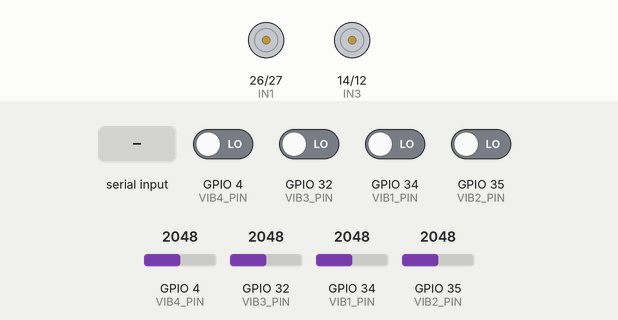
Recording of a sketch running on a simulated ESP32. On the bench: motor-driver pin pairs drawn as motors (green arrow = first pin HIGH = forward, orange = second pin HIGH = backward, longer = more drive, scaled by the enable pin). The test bench sets the inputs (shaded band); at power-on: GPIO 4 (VIB4_PIN), GPIO 32 (VIB3_PIN), GPIO 34 (VIB1_PIN), GPIO 35 (VIB2_PIN) LOW, GPIO 4 (VIB4_PIN) = 2048, GPIO 32 (VIB3_PIN) = 2048, GPIO 34 (VIB1_PIN) = 2048, GPIO 35 (VIB2_PIN) = 2048. WiFi joins after 1.5 s; servers stay silent unless stated; uploads are accepted with an empty reply; nothing arrives over Bluetooth unless stated; what the sketch prints to the serial monitor is not drawn.

Above: at 2.7 s.
2.8 s: "F" received over the second serial link
At 3.3 s:
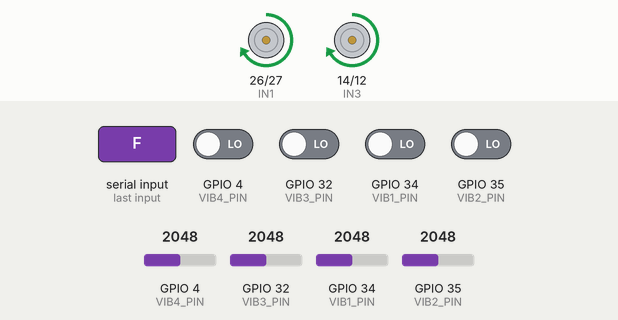
4.3 s: "B" received over the second serial link
At 5.5 s:
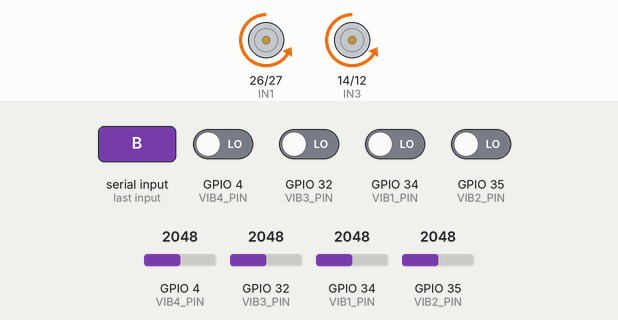
5.8 s: "L" received over the second serial link
At 6.8 s:
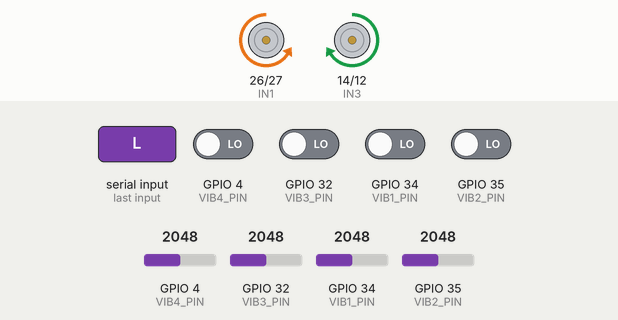
7.3 s: "R" received over the second serial link
At 7.9 s:
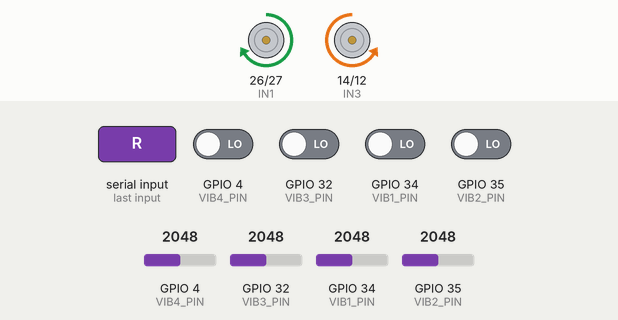
8.8 s: "f" received over the second serial link
At 9.1 s:
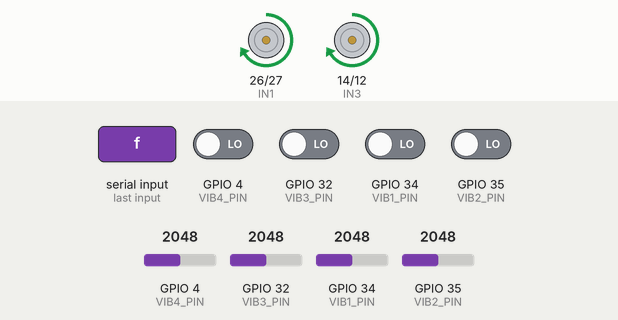
10.3 s: "b" received over the second serial link
At 11.4 s:
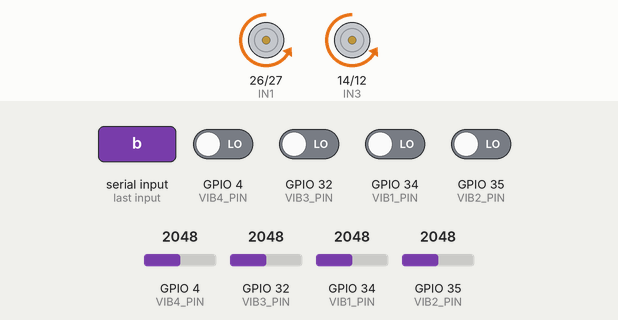
Timing chart, 0 to 12.8 s (numbered marks = the images above; inputs shaded):
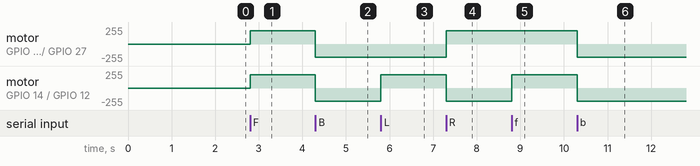

The sketch:

strive_ev_esp32.ino
```cpp
/*
 ╔══════════════════════════════════════════════════════════════════╗
 ║        STRIVE-EV  ·  ESP32 Firmware  v2.0                       ║
 ║  Bluetooth Motor Control  +  Vibration SHM  +  MongoDB Upload   ║
 ╠══════════════════════════════════════════════════════════════════╣
 ║  MOTOR DRIVER — L298N                                            ║
 ║    IN1 → GPIO26 (Left  FWD)    IN2 → GPIO27 (Left  BWD)         ║
 ║    IN3 → GPIO14 (Right FWD)    IN4 → GPIO12 (Right BWD)         ║
 ║    ENA → GPIO25 (Left  PWM)    ENB → GPIO33 (Right PWM)         ║
 ║    GND → GND        12V → Battery +                             ║
 ║    OUT1/OUT2 → Left motors     OUT3/OUT4 → Right motors          ║
 ╠══════════════════════════════════════════════════════════════════╣
 ║  VIBRATION SENSORS (digital vibration modules)                   ║
 ║    VIB1 → GPIO34   (Front-Left  / Motor mount)                   ║
 ║    VIB2 → GPIO35   (Front-Right / Wheel hub)                     ║
 ║    VIB3 → GPIO32   (Rear-Left  / Suspension)                     ║
 ║    VIB4 → GPIO4    (Rear-Right / Battery tray)                   ║
 ║    VCC → 3.3V      GND → GND                                    ║
 ╠══════════════════════════════════════════════════════════════════╣
 ║  BLUETOOTH COMMANDS (send via Serial BT app)                     ║
 ║    F → Forward    B → Backward    L → Left                       ║
 ║    R → Right      S → Stop        + → Speed up   - → Speed down  ║
 ╚══════════════════════════════════════════════════════════════════╝

  Libraries needed (install via Arduino Library Manager):
    - ArduinoJson  (Benoit Blanchon)   >= 6.x
    - BluetoothSerial  (ESP32 built-in)
    - WiFi            (ESP32 built-in)
    - HTTPClient      (ESP32 built-in)
*/

#include <WiFi.h>
#include <HTTPClient.h>
#include <BluetoothSerial.h>
#include <ArduinoJson.h>

// ── WiFi credentials ──────────────────────────────────────────────
const char* WIFI_SSID     = "ZORO";
const char* WIFI_PASSWORD = "zoro1111";

// ── Server endpoint (your Render backend URL) ─────────────────────
// Change this to your deployed Render URL when live:
const char* SERVER_URL = "https://strive-ev-backend.onrender.com/api/car1/data";
// For local testing use: "http://192.168.x.x:5000/api/car1/data"

// ── Bluetooth ─────────────────────────────────────────────────────
BluetoothSerial SerialBT;

// ── Motor Pins (L298N) ────────────────────────────────────────────
#define IN1   26   // Left  motor forward
#define IN2   27   // Left  motor backward
#define IN3   14   // Right motor forward
#define IN4   12   // Right motor backward
#define ENA   25   // Left  motor speed PWM
#define ENB   33   // Right motor speed PWM

// PWM config for LEDC (ESP32 Arduino core v3.x — no channel numbers needed)
#define PWM_FREQ     1000
#define PWM_RES      8

// ── Vibration Sensor Pins ─────────────────────────────────────────
#define VIB1_PIN  34   // Front-Left  (motor mount)
#define VIB2_PIN  35   // Front-Right (wheel hub)
#define VIB3_PIN  32   // Rear-Left   (suspension)
#define VIB4_PIN   4   // Rear-Right  (battery tray)

// ── Timing ────────────────────────────────────────────────────────
#define SEND_INTERVAL_MS   1000   // send to server every 1 second
#define VIB_SAMPLES        20     // samples averaged per reading

// ── Battery model (software — replace with INA219 for hardware) ───
float  battVoltage   = 12.1f;
const float BATT_MAX = 12.1f;
const float BATT_MIN = 11.8f;
// Degradation: 0.1 V over 10 min = 600 ticks at 1 Hz
const float BATT_DEGRADE_RATE = 0.1f / 600.0f;

int  motorSpeed = 200;   // 0-255
bool wifiOK     = false;
unsigned long lastSend = 0;

// ═══════════════════════════════════════════════════════════════════
//  MOTOR CONTROL
// ═══════════════════════════════════════════════════════════════════
void stopMotors() {
  digitalWrite(IN1, LOW); digitalWrite(IN2, LOW);
  digitalWrite(IN3, LOW); digitalWrite(IN4, LOW);
  ledcWrite(ENA, 0);
  ledcWrite(ENB, 0);
}

void moveForward() {
  digitalWrite(IN1, HIGH); digitalWrite(IN2, LOW);
  digitalWrite(IN3, HIGH); digitalWrite(IN4, LOW);
  ledcWrite(ENA, motorSpeed);
  ledcWrite(ENB, motorSpeed);
}

void moveBackward() {
  digitalWrite(IN1, LOW); digitalWrite(IN2, HIGH);
  digitalWrite(IN3, LOW); digitalWrite(IN4, HIGH);
  ledcWrite(ENA, motorSpeed);
  ledcWrite(ENB, motorSpeed);
}

void turnLeft() {
  // Pivot left: left motors backward, right forward
  digitalWrite(IN1, LOW);  digitalWrite(IN2, HIGH);
  digitalWrite(IN3, HIGH); digitalWrite(IN4, LOW);
  ledcWrite(ENA, motorSpeed);
  ledcWrite(ENB, motorSpeed);
}

void turnRight() {
  // Pivot right: left motors forward, right backward
  digitalWrite(IN1, HIGH); digitalWrite(IN2, LOW);
  digitalWrite(IN3, LOW);  digitalWrite(IN4, HIGH);
  ledcWrite(ENA, motorSpeed);
  ledcWrite(ENB, motorSpeed);
}

void handleBTCommand(char cmd) {
  switch (cmd) {
    case 'F': case 'f':
      moveForward();
      SerialBT.println("CMD:FWD  SPD:" + String(motorSpeed));
      Serial.println(">> FORWARD");
      break;
    case 'B': case 'b':
      moveBackward();
      SerialBT.println("CMD:BWD  SPD:" + String(motorSpeed));
      Serial.println(">> BACKWARD");
      break;
    case 'L': case 'l':
      turnLeft();
      SerialBT.println("CMD:LEFT SPD:" + String(motorSpeed));
      Serial.println(">> LEFT");
      break;
    case 'R': case 'r':
      turnRight();
      SerialBT.println("CMD:RIGHT SPD:" + String(motorSpeed));
      Serial.println(">> RIGHT");
      break;
    case 'S': case 's':
      stopMotors();
      SerialBT.println("CMD:STOP");
      Serial.println(">> STOP");
      break;
    case '+':
      motorSpeed = min(255, motorSpeed + 20);
      SerialBT.println("SPD++ = " + String(motorSpeed));
      break;
    case '-':
      motorSpeed = max(50, motorSpeed - 20);
      SerialBT.println("SPD-- = " + String(motorSpeed));
      break;
    default:
      break;
  }
}

// ═══════════════════════════════════════════════════════════════════
//  VIBRATION READING
//  Digital vibration modules output HIGH on vibration event.
//  We count pulses over VIB_SAMPLES reads and scale to g.
// ═══════════════════════════════════════════════════════════════════
float readVibration(int pin) {
  int count = 0;
  for (int i = 0; i < VIB_SAMPLES; i++) {
    if (digitalRead(pin) == HIGH) count++;
    delayMicroseconds(500);  // 500µs between samples → 10ms window
  }
  // Scale: 0 pulses = 0g, VIB_SAMPLES pulses = 8g (max)
  float g = (count / (float)VIB_SAMPLES) * 8.0f;
  // Add small base noise floor so graph is never dead-zero
  g += 0.05f * (analogRead(pin) % 10) / 10.0f;
  return g;
}

// ═══════════════════════════════════════════════════════════════════
//  PIEZO ENERGY FORMULA
//  Based on: E = 0.5 * d33^2 * F^2 / Cp
//  Simplified: E_mJ ≈ K * sqrt(v1^2 + v2^2 + v3^2 + v4^2)
//  where K = 0.18 is a calibration constant for PZT-5H plates
// ═══════════════════════════════════════════════════════════════════
float computePiezoEnergy(float v1, float v2, float v3, float v4) {
  float sumSq = v1*v1 + v2*v2 + v3*v3 + v4*v4;
  return 0.18f * sqrtf(sumSq);   // result in mJ
}

// ═══════════════════════════════════════════════════════════════════
//  SETUP
// ═══════════════════════════════════════════════════════════════════
void setup() {
  Serial.begin(115200);
  Serial.println("\n╔═══════════════════════════╗");
  Serial.println("║  STRIVE-EV                ║");
  Serial.println("╚═══════════════════════════╝");

  // ── Motor pins ──
  pinMode(IN1, OUTPUT); pinMode(IN2, OUTPUT);
  pinMode(IN3, OUTPUT); pinMode(IN4, OUTPUT);
  // ESP32 Arduino core v3.x: ledcAttach(pin, freq, resolution) — no channel numbers
  ledcAttach(ENA, PWM_FREQ, PWM_RES);
  ledcAttach(ENB, PWM_FREQ, PWM_RES);
  stopMotors();
  Serial.println("✓ Motor driver ready");

  // ── Vibration sensor pins ──
  // GPIO34/35 are input-only, no pinMode needed for ADC mode
  // Set as input for digital mode:
  pinMode(VIB3_PIN, INPUT);
  pinMode(VIB4_PIN, INPUT);
  // VIB1(34) and VIB2(35) are input-only by hardware
  Serial.println("✓ Vibration sensors ready");

  // ── Bluetooth ──
  SerialBT.begin("STRIVE-EV");
  Serial.println("✓ Bluetooth started  →  Device name: STRIVE-EV");
  Serial.println("  Pair your phone and connect with a BT Serial app");
  Serial.println("  Commands: F=Forward B=Backward L=Left R=Right S=Stop");

  // ── WiFi ──
  Serial.print("  Connecting to WiFi: ");
  Serial.print(WIFI_SSID);
  WiFi.begin(WIFI_SSID, WIFI_PASSWORD);
  int tries = 0;
  while (WiFi.status() != WL_CONNECTED && tries < 20) {
    delay(500);
    Serial.print(".");
    tries++;
  }
  if (WiFi.status() == WL_CONNECTED) {
    wifiOK = true;
    Serial.println("\n✓ WiFi connected  IP: " + WiFi.localIP().toString());
  } else {
    Serial.println("\n✗ WiFi offline — running BT-only mode");
  }

  Serial.println("\n═══ Ready — Waiting for Bluetooth commands ════\n");
}

// ═══════════════════════════════════════════════════════════════════
//  LOOP
// ═══════════════════════════════════════════════════════════════════
void loop() {

  // ── 1. Bluetooth motor control (real-time, no blocking) ──
  while (SerialBT.available()) {
    handleBTCommand((char)SerialBT.read());
  }

  // ── 2. Sensor read + MongoDB push every SEND_INTERVAL_MS ──
  unsigned long now = millis();
  if (now - lastSend < SEND_INTERVAL_MS) return;
  lastSend = now;

  // Read all four vibration sensors
  float v1 = readVibration(VIB1_PIN);   // Front-Left
  float v2 = readVibration(VIB2_PIN);   // Front-Right
  float v3 = readVibration(VIB3_PIN);   // Rear-Left
  float v4 = readVibration(VIB4_PIN);   // Rear-Right

  // Piezo energy in mJ (proportional to vibration magnitude)
  float piezoE = computePiezoEnergy(v1, v2, v3, v4);

  // Average vibration for charging decision
  float avgVib = (v1 + v2 + v3 + v4) / 4.0f;
  bool charging = (avgVib > 3.0f);   // high vibration → piezo charging

  // Battery voltage model
  if (charging) {
    // Absorb tiny energy from piezo into battery
    battVoltage += piezoE * 0.00008f;
    battVoltage  = min(BATT_MAX, battVoltage);
  } else {
    battVoltage -= BATT_DEGRADE_RATE;
    battVoltage  = max(BATT_MIN, battVoltage);
  }

  // Basic health status
  const char* health = "NORMAL";
  if (avgVib > 6.0f || battVoltage < 11.9f) health = "CRITICAL";
  else if (avgVib > 3.5f || battVoltage < 12.0f)   health = "WARNING";

  // Console log
  Serial.printf("VIB: FL=%.2fg FR=%.2fg RL=%.2fg RR=%.2fg | E=%.3fmJ | Batt=%.2fV | %s%s\n",
    v1, v2, v3, v4, piezoE, battVoltage, health, charging ? " ⚡CHG" : "");

  // ── 3. Send to MongoDB via backend REST API ──
  if (wifiOK && WiFi.status() == WL_CONNECTED) {
    HTTPClient http;
    http.begin(SERVER_URL);
    http.addHeader("Content-Type", "application/json");
    http.setTimeout(3000);

    StaticJsonDocument<512> doc;
    doc["time"]            = String(now);
    doc["vibration1"]      = serialized(String(v1, 3));
    doc["vibration2"]      = serialized(String(v2, 3));
    doc["vibration3"]      = serialized(String(v3, 3));
    doc["vibration4"]      = serialized(String(v4, 3));
    doc["piezo_energy"]    = serialized(String(piezoE, 4));
    doc["battery_voltage"] = serialized(String(battVoltage, 3));
    doc["temperature"]     = 28.5;    // wire DHT22 to an analog pin for real value
    doc["humidity"]        = 55;
    doc["distance"]        = 50;
    doc["health_status"]   = health;
    doc["source"]          = "esp32";

    String body;
    serializeJson(doc, body);

    int code = http.POST(body);
    if (code == 200 || code == 201) {
      Serial.println("  → MongoDB OK (HTTP " + String(code) + ")");
    } else {
      Serial.println("  → HTTP error " + String(code));
    }
    http.end();

    // Echo back to BT client
    SerialBT.printf("VIB:%.2f,%.2f,%.2f,%.2f E:%.3fmJ Batt:%.2fV %s\n",
      v1, v2, v3, v4, piezoE, battVoltage, charging ? "CHG" : "---");

  } else {
    // Try to reconnect WiFi in background
    if (WiFi.status() != WL_CONNECTED) {
      WiFi.reconnect();
    }
    Serial.println("  → WiFi offline, data queued locally");
  }
}
```

strive_ev_circular_lcd.ino
```cpp

```

Measured:
- after the input at 2.8 s, motor on GPIO 26 (IN1) / GPIO 27 (IN2), motor on GPIO 14 (IN3) / GPIO 12 (IN4): stopped → forward 199/255 at once
- after the input at 4.3 s, motor on GPIO 26 (IN1) / GPIO 27 (IN2), motor on GPIO 14 (IN3) / GPIO 12 (IN4): forward 199/255 → backward 199/255 at once
- after the input at 5.8 s, motor on GPIO 14 (IN3) / GPIO 12 (IN4): backward 199/255 → forward 199/255 at once
- after the input at 7.3 s, motor on GPIO 26 (IN1) / GPIO 27 (IN2): backward 199/255 → forward 199/255 at once; motor on GPIO 14 (IN3) / GPIO 12 (IN4): forward 199/255 → backward 199/255 at once
- after the input at 8.8 s, motor on GPIO 14 (IN3) / GPIO 12 (IN4): backward 199/255 → forward 199/255 at once
- after the input at 10.3 s, motor on GPIO 26 (IN1) / GPIO 27 (IN2), motor on GPIO 14 (IN3) / GPIO 12 (IN4): forward 199/255 → backward 199/255 at once
